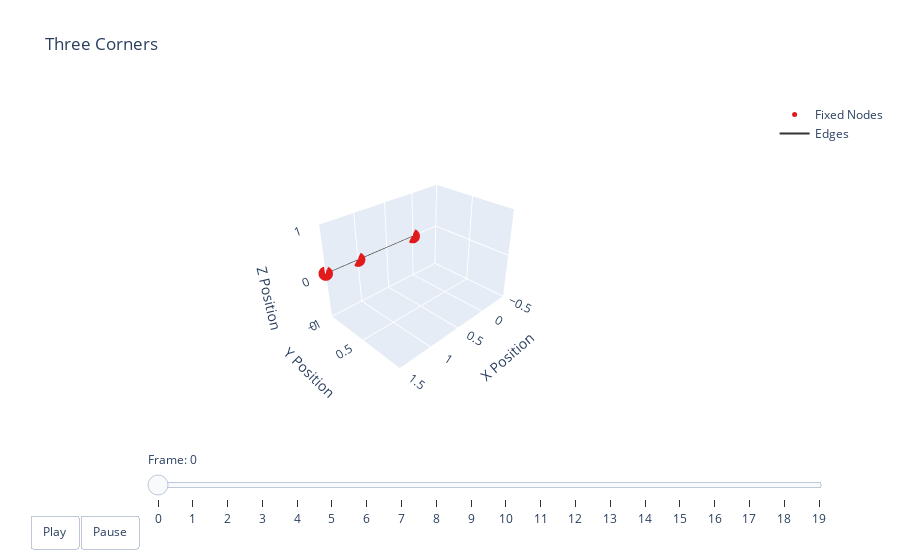

Notebook source saved alongside this figure:
### Code cell
options = dismech.AnimationOptions(z_lim=[-1.0, 1.0], title='Three Corners')
fig = dismech.get_interactive_animation_plotly(base_robot, np.arange(len(nodes_list)), qs, options)
fig.show()

### Figure 1 — Plotly figure (JSON) as saved in the notebook; plotly's stock layout.template omitted (floating-point values rounded to 4 significant figures)
{"data": [{"marker": {"color": "#1f78b4", "size": 5}, "mode": "markers", "name": "Free Nodes", "type": "scatter3d", "x": [], "y": [], "z": []}, {"marker": {"color": "#e31a1c", "size": 5}, "mode": "markers", "name": "Fixed Nodes", "type": "scatter3d", "x": [0.0, 1.0, 1.5], "y": [0.0, 0.0, 0.0], "z": [0.0, 0.0, 0.0]}, {"line": {"color": "#333333", "width": 2}, "mode": "lines", "name": "Edges", "type": "scatter3d", "x": [1, 1.5, null, 1.5, 0, null, 0, 1, null], "y": [0, 0, null, 0, 0, null, 0, 0, null], "z": [0, 0, null, 0, 0, null, 0, 0, null]}, {"color": "rgba(166, 206, 227, 0.7)", "i": [0], "j": [1], "k": [2], "name": "Faces", "opacity": 0.7, "showscale": false, "type": "mesh3d", "x": [0.0, 1.0, 1.5], "y": [0.0, 0.0, 0.0], "z": [0.0, 0.0, 0.0]}], "layout": {"scene": {"camera": {"eye": {"x": 2.053, "y": 2.053, "z": 1.676}}, "xaxis": {"range": [-0.5, 1.5], "title": {"text": "X Position"}}, "yaxis": {"range": [0, 0.9966], "title": {"text": "Y Position"}}, "zaxis": {"range": [-1, 1], "title": {"text": "Z Position"}}}, "sliders": [{"currentvalue": {"prefix": "Frame: "}, "steps": [{"args": [["0"], {"frame": {"duration": 50, "redraw": true}, "mode": "immediate"}], "label": "0", "method": "animate"}, {"args": [["1"], {"frame": {"duration": 50, "redraw": true}, "mode": "immediate"}], "label": "1", "method": "animate"}, {"args": [["2"], {"frame": {"duration": 50, "redraw": true}, "mode": "immediate"}], "label": "2", "method": "animate"}, {"args": [["3"], {"frame": {"duration": 50, "redraw": true}, "mode": "immediate"}], "label": "3", "method": "animate"}, {"args": [["4"], {"frame": {"duration": 50, "redraw": true}, "mode": "immediate"}], "label": "4", "method": "animate"}, {"args": [["5"], {"frame": {"duration": 50, "redraw": true}, "mode": "immediate"}], "label": "5", "method": "animate"}, {"args": [["6"], {"frame": {"duration": 50, "redraw": true}, "mode": "immediate"}], "label": "6", "method": "animate"}, {"args": [["7"], {"frame": {"duration": 50, "redraw": true}, "mode": "immediate"}], "label": "7", "method": "animate"}, {"args": [["8"], {"frame": {"duration": 50, "redraw": true}, "mode": "immediate"}], "label": "8", "method": "animate"}, {"args": [["9"], {"frame": {"duration": 50, "redraw": true}, "mode": "immediate"}], "label": "9", "method": "animate"}, {"args": [["10"], {"frame": {"duration": 50, "redraw": true}, "mode": "immediate"}], "label": "10", "method": "animate"}, {"args": [["11"], {"frame": {"duration": 50, "redraw": true}, "mode": "immediate"}], "label": "11", "method": "animate"}, {"args": [["12"], {"frame": {"duration": 50, "redraw": true}, "mode": "immediate"}], "label": "12", "method": "animate"}, {"args": [["13"], {"frame": {"duration": 50, "redraw": true}, "mode": "immediate"}], "label": "13", "method": "animate"}, {"args": [["14"], {"frame": {"duration": 50, "redraw": true}, "mode": "immediate"}], "label": "14", "method": "animate"}, {"args": [["15"], {"frame": {"duration": 50, "redraw": true}, "mode": "immediate"}], "label": "15", "method": "animate"}, {"args": [["16"], {"frame": {"duration": 50, "redraw": true}, "mode": "immediate"}], "label": "16", "method": "animate"}, {"args": [["17"], {"frame": {"duration": 50, "redraw": true}, "mode": "immediate"}], "label": "17", "method": "animate"}, {"args": [["18"], {"frame": {"duration": 50, "redraw": true}, "mode": "immediate"}], "label": "18", "method": "animate"}, {"args": [["19"], {"frame": {"duration": 50, "redraw": true}, "mode": "immediate"}], "label": "19", "method": "animate"}], "transition": {"duration": 0}, "x": 0.1, "y": 0}], "title": {"text": "Three Corners"}, "updatemenus": [{"buttons": [{"args": [null, {"frame": {"duration": 50, "redraw": true}, "fromcurrent": true}], "label": "Play", "method": "animate"}, {"args": [[null], {"frame": {"duration": 0, "redraw": true}, "mode": "immediate"}], "label": "Pause", "method": "animate"}], "direction": "left", "pad": {"r": 10, "t": 87}, "showactive": false, "type": "buttons", "x": 0.1, "xanchor": "right", "y": 0, "yanchor": "top"}]}}
